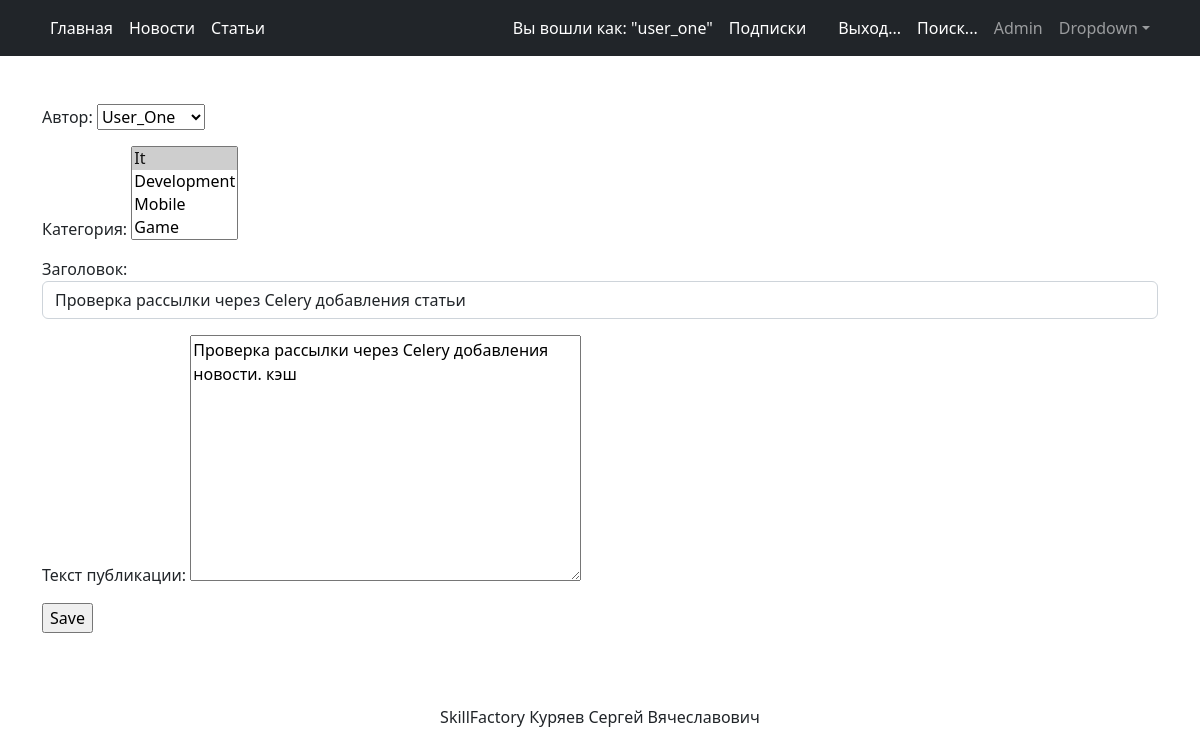
Page /news/60/edit (signed in) on the earlier database version.
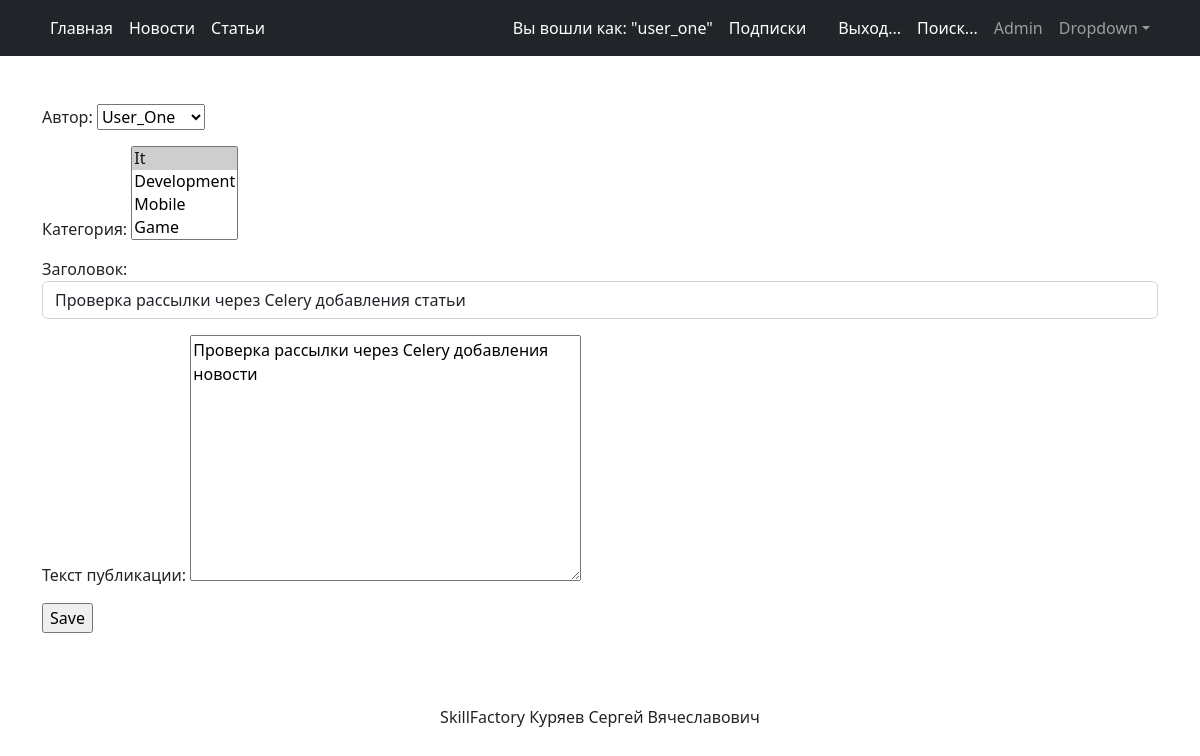
Same page on the later database version.
### news/models.py (models this page shows, shortened)
class Post(models.Model):
    author = models.ForeignKey(Author, on_delete=models.CASCADE)
    NEWS = 'NW'
    ARTICLE = 'AR'
    CATEGORY_CHOICES = (
        (NEWS, 'Новость'),
        (ARTICLE, 'Статья'),
    )
    categoryType = models.CharField(max_length=2, choices=CATEGORY_CHOICES, default=ARTICLE)
    dateCreation = models.DateTimeField(auto_now_add=True)
    postCategory = models.ManyToManyField(Category, through='PostCategory')
    title = models.CharField(max_length=128)
    text = models.TextField()
    rating = models.SmallIntegerField(default=0)
    class Meta:
        verbose_name = 'Пост'
        verbose_name_plural = 'Посты'

### news/views.py (the view)
# urls.py: path('news/<int:pk>/edit', PostEdit.as_view()),
class PostEdit(PermissionRequiredMixin, UpdateView):
    model = Post
    form_class = PostForm
    template_name = 'post_edit.html'
    success_url = reverse_lazy('publication')
    permission_required = ('news.change_post')
    raise_exception = True

### news/forms.py (shortened to what this page needs)
class PostForm(forms.ModelForm):
    author = forms.ModelChoiceField(
        label='Автор',
        queryset=Author.objects.all()
    )
    postCategory = forms.ModelMultipleChoiceField(
        label='Категория',
        queryset=Category.objects.all(),
    )
    title = forms.CharField(label='Заголовок', widget=forms.TextInput(attrs={'class': 'form-control'}))
    text = forms.CharField(min_length=20, label='Текст публикации', widget=forms.Textarea)
    class Meta:
        model = Post
        fields = ['author', 'postCategory', 'title', 'text']

### news/models.py (called while the page is built)
    def __str__(self):
        return self.author_user.username.title()

    def __str__(self):
        return self.name.title()

### templates/post_edit.html (shortened to what this page needs)
{% extends 'flatpages/default.html' %}
{% block content %}
<form action="" method="post">
    {{ form.as_p }}
    <input type="submit" value="Save" />
</form>
{% endblock content %}

### templates/flatpages/default.html (shortened to what this page needs)
<!DOCTYPE html>
<html lang="en">
    <head>
        {% load static %}
        <link href="{% static 'css/styles.css' %}" rel="stylesheet" />
    </head>
    <body>
        <nav class="navbar navbar-expand-lg navbar-dark bg-dark">
            <div class="container">
                <div class="collapse navbar-collapse" id="navbarSupportedContent">
                    <ul class="navbar-nav ms-left mb-2 mb-lg-0">
                        <li class="nav-item"><a class="nav-link active" aria-current="page" href="/">Главная</a></li>
                        <li class="nav-item"><a class="nav-link active" aria-current="page" href="/news/">Новости</a></li>
                        <li class="nav-item"><a class="nav-link active" aria-current="page" href="/articles/">Статьи</a></li>
                    </ul>
                    <ul class="navbar-nav ms-auto mb-2 mb-lg-0">
                        {% if not user.is_authenticated %}
                        <li class="nav-item"><a class="nav-link active" aria-current="page" href="/accounts/login/">Вход...</a></li>
                        <li class="nav-item"><a class="nav-link active" aria-current="page" href="{% url 'signup' %}">Регистрация</a></li>
                        {% else %}
                        <li class="nav-item"><a class="nav-link active" aria-current="page">Вы вошли как: "{{ request.user }}"</a></li>
                        <li class="nav-item"><a class="nav-link active" aria-current="page" href="{% url 'subscriptions' %}">Подписки</a></li>
                        {% if perms.news.add_post %}
                        <li class="nav-item"><a class="nav-link active" aria-current="page" href={% block link %} {%endblock link %}>{% block link1 %}{% endblock link1 %}</a></li>
                        {% endif %}
                        <li class="nav-item"><a class="nav-link active" aria-current="page" href="{% url 'logout_confirm' %}">Выход...</a></li>
                        {% endif %}
                        <li class="nav-item"><a class="nav-link active" aria-current="page" href="/search">Поиск...</a></li>
                        <li class="nav-item"><a class="nav-link" href="/admin/">Admin</a></li>
                        <li class="nav-item dropdown">
                            <a class="nav-link dropdown-toggle" id="navbarDropdown" href="#" role="button" data-bs-toggle="dropdown" aria-expanded="false">Dropdown</a>
                        </li>
                    </ul>
                </div>
            </div>
        </nav>
        <div class="container">
            <div class="text-left mt-5">
                <p class="lead">{% block content %} {{ flatpage.content }} {% endblock content %}</p>
            </div>
            <div class="text-center mt-5">
                <br>
                <p>SkillFactory Куряев Сергей Вячеславович</p>
            </div>
        </div>
        {% load static %}
    </body>
</html>

Differences in the rows shown:
changed Post "User_One": text "Проверка рассылки через Celery добавления новости. кэш" → "Проверка рассылки через Celery добавления новости"
